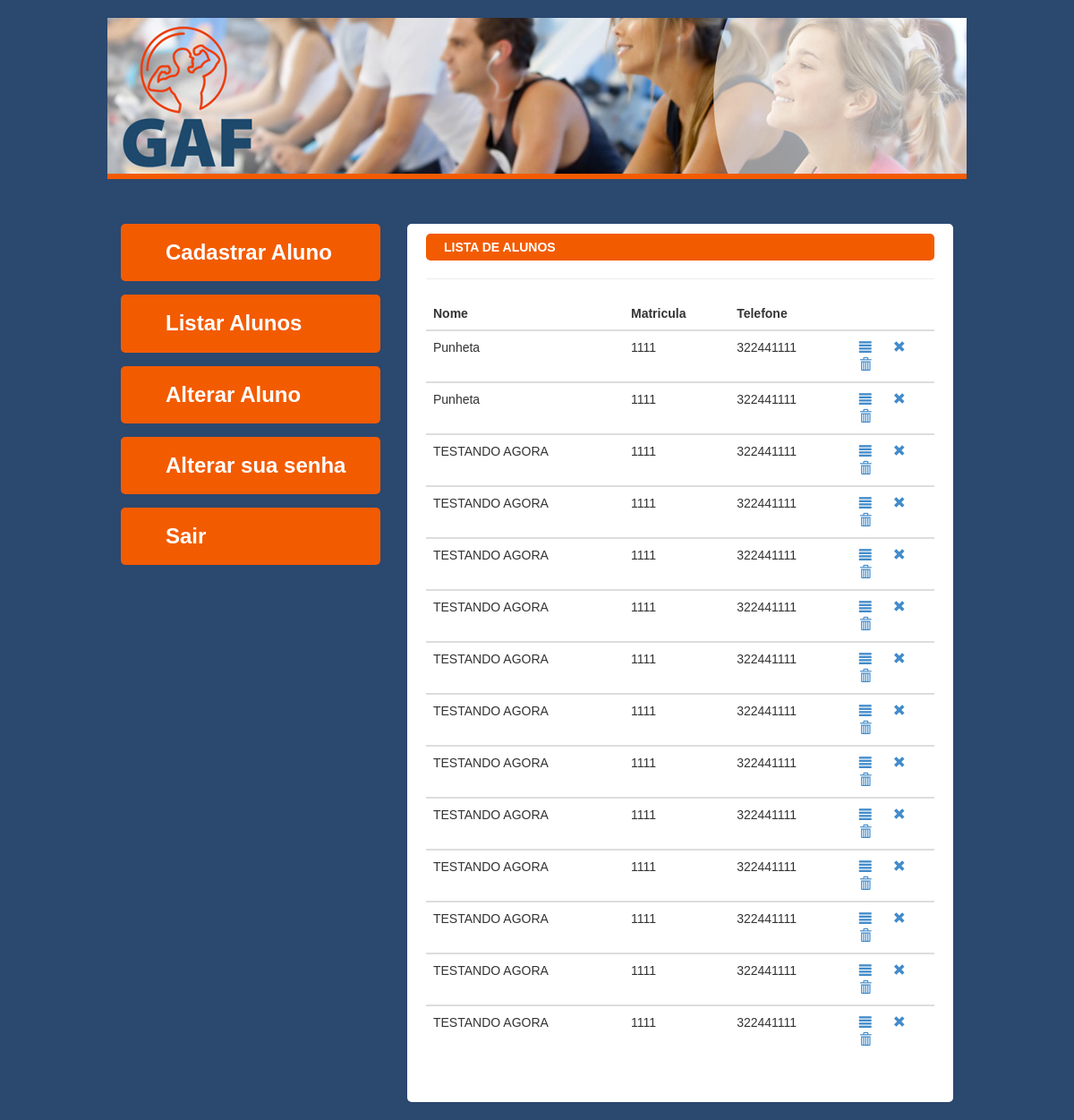
Screenshot of /View/Recepcionista/listarAluno.php with the database file from the repository.
### tables this page shows
CREATE TABLE `aluno` (
  `idALUNO` int(11) NOT NULL AUTO_INCREMENT,
  `idPESSOA` int(11) NOT NULL,
  `idCATEGORIA` int(11) NOT NULL,
  `peso` double DEFAULT NULL,
  `altura` double DEFAULT NULL,
  `peito` double DEFAULT NULL,
  `cintura` double DEFAULT NULL,
  `quadril` double DEFAULT NULL,
  `braco` double DEFAULT NULL,
  `coxa` double DEFAULT NULL,
  `matricula` int(11) DEFAULT NULL,
  PRIMARY KEY (`idALUNO`),
  KEY `fk_ALUNO_USER_idx` (`idPESSOA`),
  KEY `fk_ALUNO_CATEGORIA-ALUNO1_idx` (`idCATEGORIA`),
  CONSTRAINT `fk_ALUNO_CATEGORIA-ALUNO1` FOREIGN KEY (`idCATEGORIA`) REFERENCES `categoria_aluno` (`idCATEGORIA`) ON DELETE NO ACTION ON UPDATE NO ACTION,
  CONSTRAINT `fk_ALUNO_USER` FOREIGN KEY (`idPESSOA`) REFERENCES `pessoa` (`idPESSOA`) ON DELETE NO ACTION ON UPDATE NO ACTION
);

CREATE TABLE `pessoa` (
  `idPESSOA` int(11) NOT NULL AUTO_INCREMENT,
  `idPERFIL` int(11) NOT NULL,
  `nome` varchar(45) NOT NULL,
  `CPF` varchar(14) NOT NULL,
  `email` varchar(45) NOT NULL,
  `telefone` varchar(11) NOT NULL,
  `celular` varchar(11) NOT NULL,
  `sexo` varchar(9) NOT NULL,
  `status` tinyint(1) NOT NULL,
  `dtNascimento` date DEFAULT NULL,
  `login` varchar(25) DEFAULT NULL,
  `senha` varchar(20) DEFAULT NULL,
  `foto` varchar(100) DEFAULT NULL,
  `dtCadastro` datetime DEFAULT NULL,
  PRIMARY KEY (`idPESSOA`),
  KEY `fk_USER_PERFIL1_idx` (`idPERFIL`),
  CONSTRAINT `fk_USER_PERFIL1` FOREIGN KEY (`idPERFIL`) REFERENCES `perfil` (`idPERFIL`) ON DELETE NO ACTION ON UPDATE NO ACTION
);

### model/banco.class.php (the view, shortened to what this page needs)
<?php
abstract class banco{
		 public static function MostraAluno(){
		$todos = '
					select *
					from Pessoa
					inner join aluno
					inner join categoria_aluno
					on Pessoa.idPessoa = aluno.idPessoa
					where pessoa.status = 1 and aluno.idCategoria = categoria_aluno.idCategoria
					order by pessoa.nome;
				';
        $query       = mysql_query($todos);
        	if($query > 0){
        		 echo '<table class="table">
						<thead>
							<tr>
								<th>Nome</th>
								<th>Matricula</th>
								<th>Telefone</th>
								<th></th>
							</tr>
						</thead>
						<tbody>';
						while($info_pessoa = mysql_fetch_array($query)){
							echo '<tr>
								<td>'.$info_pessoa[2].'</td>
								<td>'.$info_pessoa[24].'</td>
								<td>'.$info_pessoa[5].'</td>
								<td class="buttons">
									<div class="button">
										<a href="EditarAluno.php?cod='.$info_pessoa[0].'"class="glyphicon glyphicon-align-justify"></a>
										<a href="desativar.php?cod='.$info_pessoa[0].'" class="glyphicon glyphicon-remove"></a>
										<a href="relatorio.php?cod='.$info_pessoa[0].'" class="glyphicon glyphicon-trash"></a>
									</div>
								</td>
							</tr>
						</tbody>';
		}
		echo '</table>';
		}else{
			echo '<p>Nenhum registro encontrado</p>';
		}
    }
}
?>

### View/Recepcionista/listarAluno.php (shortened to what this page needs)
<!DOCTYPE html>
<html>
<head>
    <link href="../../app/styles/bootstrap.css" rel="stylesheet">
    <link href="../../app/styles/style.css" rel="stylesheet">
    <link href="../../app/styles/table.css" rel="stylesheet">
</head>
	<div class="container">
		<div class="row header">
			<div class="col-md-12"></div>
		</div>
		<div class="row">
			<div class="col-md-4">
				<ul class="nav nav-pills nav-stacked menu font-24-bold">
					<li><a href="cadastrarAluno.html">Cadastrar Aluno</a></li>
					<li><a href="listarAluno.php">Listar Alunos</a></li>
					<li><a href="alterarAluno.html">Alterar Aluno</a></li>
					<li><a href="alterarSenha.html">Alterar sua senha</a></li>
					<li><a href="#">Sair</a></li>
				</ul>
			</div>
			<div class="col-md-8">
				<div class="panel content">
				<STRONG> LISTA DE ALUNOS </STRONG>
				<hr/>
				<?php
					aluno::MostraAluno();
				?>
				</div>
			</div>
		</div>
	</div>
</html>

### app/styles/style.css (style rules this page uses)
.header { max-width: 960px; height: 180px; background: url(../images/header.jpg) 0 0 no-repeat #f35b00; margin-bottom: 50px; }
.menu li>a { display: block; background-color: #f35b00; border-radius: 5px; margin-bottom: 15px; padding: 15px 0 15px 50px; color: #ffffff; }
.font-24-bold { font-size: 24px; font-weight: bold; }
.content { min-height: 300px; border-radius: 5px; padding: 10px 20px 50px; }
.content strong { display: block; width: 100%; height: 30px; padding: 5px 20px; border-radius: 5px; background-color: #f35b00; color: #ffffff; }

### app/styles/table.css (style rules this page uses)
.container { margin-top: 20px; }
.table { background-color: white; }
.buttons { width: 18%; }
.table .button { float: right; display: inline-block; }
.table .buttons .glyphicon { padding: 0 10px; }

### rows the page displays
aluno: idPESSOA.nome "Punheta", matricula "1111", idPESSOA.telefone "322441111"
aluno: idPESSOA.nome "Punheta", matricula "1111", idPESSOA.telefone "322441111"
aluno: idPESSOA.nome "TESTANDO AGORA", matricula "1111", idPESSOA.telefone "322441111"
aluno: idPESSOA.nome "TESTANDO AGORA", matricula "1111", idPESSOA.telefone "322441111"
aluno: idPESSOA.nome "TESTANDO AGORA", matricula "1111", idPESSOA.telefone "322441111"
aluno: idPESSOA.nome "TESTANDO AGORA", matricula "1111", idPESSOA.telefone "322441111"
aluno: idPESSOA.nome "TESTANDO AGORA", matricula "1111", idPESSOA.telefone "322441111"
aluno: idPESSOA.nome "TESTANDO AGORA", matricula "1111", idPESSOA.telefone "322441111"
aluno: idPESSOA.nome "TESTANDO AGORA", matricula "1111", idPESSOA.telefone "322441111"
aluno: idPESSOA.nome "TESTANDO AGORA", matricula "1111", idPESSOA.telefone "322441111"
aluno: idPESSOA.nome "TESTANDO AGORA", matricula "1111", idPESSOA.telefone "322441111"
aluno: idPESSOA.nome "TESTANDO AGORA", matricula "1111", idPESSOA.telefone "322441111"
aluno: idPESSOA.nome "TESTANDO AGORA", matricula "1111", idPESSOA.telefone "322441111"
aluno: idPESSOA.nome "TESTANDO AGORA", matricula "1111", idPESSOA.telefone "322441111"
